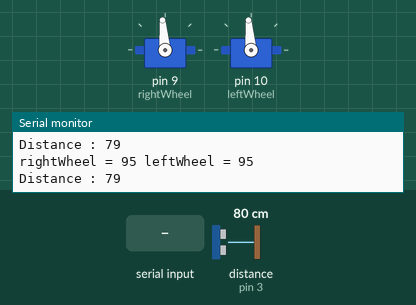
Recording of a sketch running on a simulated Arduino Uno, built with avr-gcc and run on an emulated ATmega328P. On the bench: 2 × servo, the last lines printed to the serial monitor. Wiring (inferred from the names in the program): ultrasonic range finder: trigger pin 4; echo pin 3. The inputs (shaded band) are chosen by the test bench; at power-on: distance to the obstacle (sensor on pin 3) 80 cm. The echo pulse lasts 58.3 µs per cm.

Above: at 1.2 s.
1.3 s: "B" received over the second serial link
At 2.6 s:
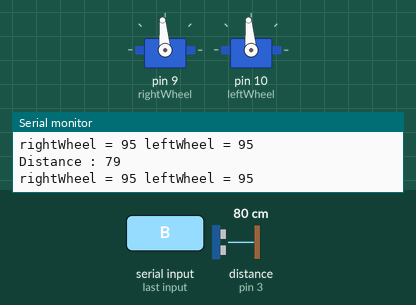
2.9 s: "L" received over the second serial link
At 4.2 s:
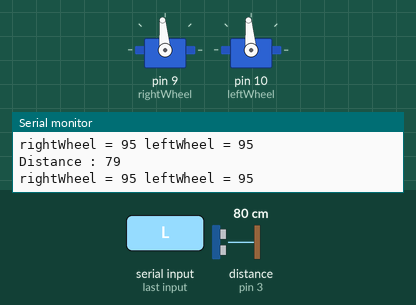
4.5 s: "R" received over the second serial link
At 5.8 s:
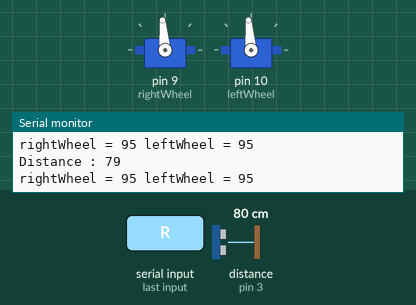
6.1 s: "F90\n" received over the second serial link
At 6.32 s:
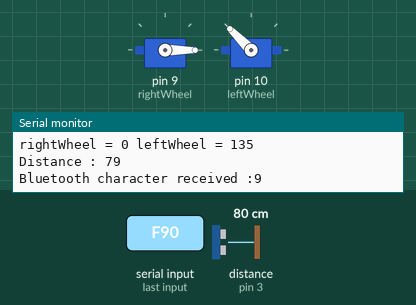
Timing chart, 0 to 9.1 s (numbered marks = the images above; inputs shaded):
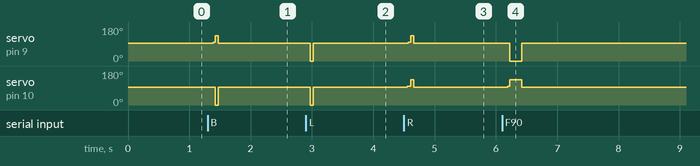

The sketch:

Robo.ino
```cpp
//David Lanier - dlanier@free.fr

#include <Servo.h>
#include <SoftwareSerial.h>  //Software Serial Port

//Using software serial for Blue tooth reading values , use Android Blue tooh serial controller application to send chars using a repeatable delay of 60ms
SoftwareSerial BTSerial(6,7);

String readString = "";

//Distance Sensor SR04
#define trigPin 4
#define echoPin 3

//The servo takes a value between 0 and 179 for its speed,
//The servos need some intermediate values to go from their minimum values to their maximum
//You need to calibrate your servos to check what the values are (there is a CalibrateServos function in this code where you can send through Serial a value to test)
const int ZeroServoSpeed         = 95;
const int IntermediateServoSpeed = 100;
const int SlowForwardSpeed       = 98;
const int SlowBackwardSpeed      = 92;
const int FastForwardSpeed       = 135;
const int FastBackwardSpeed      = 0;
const int delayTime              = 15;

Servo leftWheel, rightWheel;

//Module HC06 Arduino PIN : 1234
//On Android use the application "Bluetooth Serial Controller" with a repeatable delay of 60 ms

void setup()
{
  //Use Serial for the Bluetooth HC06
  Serial.begin(9600);
  BTSerial.begin(9600);

  //Servo motors
  rightWheel.attach(9);//Servo motor plugged on D9
  leftWheel.attach(10);//Servo motor plugged on D10
  Stop();

  //Distance sensor
  pinMode(trigPin, OUTPUT);
  pinMode(echoPin, INPUT);
}

void ReadBlueTooth()
{
  if (BTSerial.available()) {
    char recvChar = BTSerial.read();
    Serial.print("Bluetooth character received :");
    Serial.println(recvChar);

    //SLOW
    if (recvChar == 'f')
    {
      MoveForwardSlow();
    }
    else
    if (recvChar == 'b')
    {
      MoveBackwardSlow();
    }
    else
    if (recvChar == 'l')
    {
      TurnLeftSlow();
    }
    else
    if (recvChar == 'r')
    {
      TurnRightSlow();
    }
    else
    //FAST
    if (recvChar == 'F')
    {
      MoveForwardFast();
    }
    else
    if (recvChar == 'B')
    {
      MoveBackwardFast();
    }
    else
    if (recvChar == 'L')
    {
      TurnLeftFast();
    }
    else
    if (recvChar == 'R')
    {
      TurnRightFast();
    }
    if (recvChar == 'S')
    {
      Stop();
    }
  }else{
     //No bluetooth commands available
     Stop();
  }
}
void Stop()
{
  SetServos(ZeroServoSpeed, ZeroServoSpeed);
}

void SetServos(int leftSpeed, int rightspeed)
{
  Serial.print("rightWheel = ");
  Serial.print(rightspeed);
  Serial.print(" leftWheel = ");
  Serial.println(leftSpeed);

  rightWheel.write(rightspeed);
  leftWheel.write (leftSpeed);
  //delay(delayTime);
}

void LeftEngine(int leftSpeed)
{
  Serial.print(" leftWheel = ");
  Serial.println(leftSpeed);

  leftWheel.write (leftSpeed);
}

void RightEngine(int rightSpeed)
{
  Serial.print(" rightWheel = ");
  Serial.println(rightSpeed);

  rightWheel.write (rightSpeed);
}

void IntermediateLeft()
{
  LeftEngine(IntermediateServoSpeed);
  delay( 2 );
}

void IntermediateRight()
{
  RightEngine(IntermediateServoSpeed);
  delay( 2 );
}

void MoveForwardSlow()
{
  IntermediateLeft();
  SetServos(SlowForwardSpeed, SlowBackwardSpeed);
}

void MoveForwardFast()
{
  IntermediateLeft();
  SetServos(FastForwardSpeed, FastBackwardSpeed);
}

void MoveBackwardSlow()
{
  IntermediateRight();
  SetServos(SlowBackwardSpeed, SlowForwardSpeed);
}

void MoveBackwardFast()
{
  IntermediateRight();
  SetServos(FastBackwardSpeed, FastForwardSpeed);
}

void TurnLeftSlow()
{
  SetServos(SlowBackwardSpeed, SlowBackwardSpeed);
}

void TurnLeftFast()
{
  SetServos(FastBackwardSpeed, FastBackwardSpeed);
}

void TurnRightSlow()
{
  IntermediateLeft();
  IntermediateRight();
  SetServos(SlowForwardSpeed, SlowForwardSpeed);
}

void TurnRightFast()
{
  IntermediateLeft();
  IntermediateRight();
  SetServos(FastForwardSpeed, FastForwardSpeed);
}

void CalibrateServos()
{
  //Read number sent from Serial
   while (Serial.available()) {
    char c = Serial.read();  //gets one byte from serial buffer
    readString += c; //makes the String readString
    delay(2);  //slow looping to allow buffer to fill with next character
  }

 //Convert it, constrain it and send it to the servos
 if (readString.length() >0) {
    Serial.println(readString);  //so you can see the captured String
    int n = readString.toInt();  //convert readString into a number
    n = constrain(n, -255, 255);//
    Serial.println(n); //so you can see the integer
    SetServos(n, n);
    readString="";
  }
}

void Test()
{
  for (int i = 1;i<20;i++){
    MoveForwardSlow();
  }
  for (int i = 1;i<20;i++){
    MoveForwardFast();
  }
  for (int i = 1;i<20;i++){
    MoveBackwardSlow();
  }
  for (int i = 1;i<20;i++){
    MoveBackwardFast();
  }
  for (int i = 1;i<20;i++){
    TurnLeftSlow();
  }
  for (int i = 1;i<20;i++){
    TurnLeftFast();
  }
  for (int i = 1;i<20;i++){
    TurnRightSlow();
  }
  for (int i = 1;i<20;i++){
    TurnRightFast();
  }
  Stop();
}

void ReadDistance()
{
   long duration, distance;
  digitalWrite(trigPin, LOW);  // Added this line
  delayMicroseconds(2); // Added this line
  digitalWrite(trigPin, HIGH);
  delayMicroseconds(10); // Added this line
  digitalWrite(trigPin, LOW);
  duration = pulseIn(echoPin, HIGH);
  distance = (duration/2) / 29.1;
  Serial.print("Distance : ");
  Serial.println(distance);
}

void loop()
{
  //CalibrateServos();
    //MoveForwardFast();
  ReadBlueTooth();
  ReadDistance();
  //Test();
}
```

Measured:
- after the input at 1.3 s, servo on pin 9 (rightWheel): 95° → 100° after 0.09 s, → 135° 0.03 s later, → 95° 0.05 s later; servo on pin 10 (leftWheel): 95° → 0° after 0.12 s, → 95° 0.05 s later
- after the input at 2.9 s, servo on pin 9 (rightWheel), servo on pin 10 (leftWheel): 95° → 0° after 0.07 s, → 95° 0.05 s later
- after the input at 4.5 s, servo on pin 9 (rightWheel): 95° → 100° after 0.07 s, → 135° 0.04 s later, → 95° 0.05 s later; servo on pin 10 (leftWheel): 95° → 100° after 0.05 s, → 135° 0.06 s later, → 95° 0.05 s later
- after the input at 6.1 s, servo on pin 9 (rightWheel): 95° → 0° after 0.13 s, → 95° 0.20 s later; servo on pin 10 (leftWheel): 95° → 135° after 0.09 s, → 95° 0.23 s later
